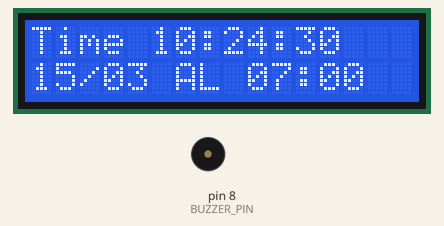
Simulated run of this sketch. Board: Arduino Uno, built with avr-gcc and run on an emulated ATmega328P. Shown: 16×2 character LCD, buzzer (waves = sounding, pin HIGH). The local clock reads 2024-03-15 10:24:30 at power-on unless the sketch sets it.

Above: at 0.1 s.
At 4.1 s:
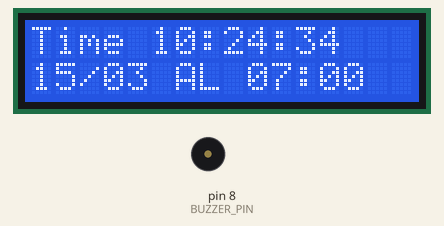
At 9.1 s:
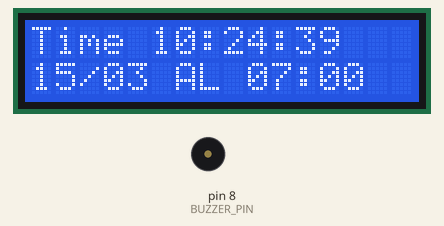
At 19.1 s:
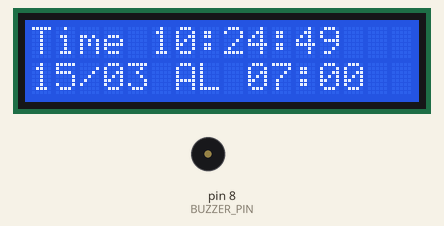
At 28.1 s:
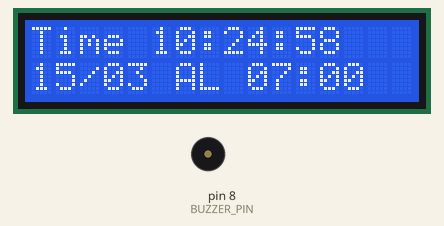
At 38.2 s:
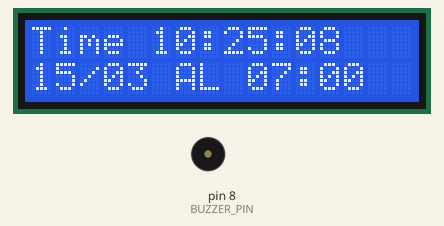

Measured:
- what the display in image 1 shows lasts 1.0 s, from 4.1 s to 5.1 s

The sketch:

23_rtc_alarm_clock.ino
```cpp
/*
  المستوى المتوسط — المشروع 8: الساعة الرقمية الذكية والمنبه (RTC + LCD)
  كتاب: 38 مشروع في شهر — لؤي النصري (@robotlouay)

  المكتبات: RTClib (Adafruit) + LiquidCrystal I2C
  التوصيل (الشاشة ووحدة RTC تتشاركان نفس الخطوط):
    SDA → A4   SCL → A5   VCC → 5V   GND → GND
    Buzzer (+) → Pin 8 ، (−) → GND
    زر الإيقاف: طرف → 5V ، طرف → Pin 2 + مقاومة 10kΩ من Pin 2 إلى GND
  أول تشغيل: أزل // من سطر rtc.adjust وارفع الكود مرة، ثم أعدها وارفع من جديد.
*/

#include <Wire.h>
#include <RTClib.h>
#include <LiquidCrystal_I2C.h>

RTC_DS3231 rtc;                       // DS1307 أيضاً يعمل: RTC_DS1307 rtc;
LiquidCrystal_I2C lcd(0x27, 16, 2);

const int BUZZER_PIN = 8;
const int STOP_BTN   = 2;
const int ALARM_HOUR = 7;             // موعد المنبه 07:00
const int ALARM_MIN  = 0;

bool ringing = false;
bool doneToday = false;

void print2(int v) { if (v < 10) lcd.print('0'); lcd.print(v); }

void setup() {
  pinMode(BUZZER_PIN, OUTPUT);
  pinMode(STOP_BTN, INPUT);
  lcd.init();
  lcd.backlight();
  if (!rtc.begin()) {
    lcd.print("RTC not found!");
    while (true);
  }
  // rtc.adjust(DateTime(F(__DATE__), F(__TIME__)));   // ضبط الوقت مرة واحدة فقط
}

void loop() {
  DateTime now = rtc.now();

  // السطر 1: الوقت
  lcd.setCursor(0, 0);
  lcd.print("Time ");
  print2(now.hour()); lcd.print(':');
  print2(now.minute()); lcd.print(':');
  print2(now.second());

  // السطر 2: التاريخ + موعد المنبه
  lcd.setCursor(0, 1);
  print2(now.day()); lcd.print('/');
  print2(now.month()); lcd.print(' ');
  lcd.print("AL ");
  print2(ALARM_HOUR); lcd.print(':'); print2(ALARM_MIN);

  // تشغيل المنبه
  if (now.hour() == ALARM_HOUR && now.minute() == ALARM_MIN && !doneToday) {
    ringing = true;
    doneToday = true;
  }
  if (now.hour() != ALARM_HOUR || now.minute() != ALARM_MIN) doneToday = false;

  if (ringing) {
    tone(BUZZER_PIN, (millis() / 250) % 2 ? 2000 : 1500);   // نغمة متقطعة
    if (digitalRead(STOP_BTN) == HIGH) {                    // زر الإيقاف
      ringing = false;
      noTone(BUZZER_PIN);
    }
  }
  delay(100);
}
```
